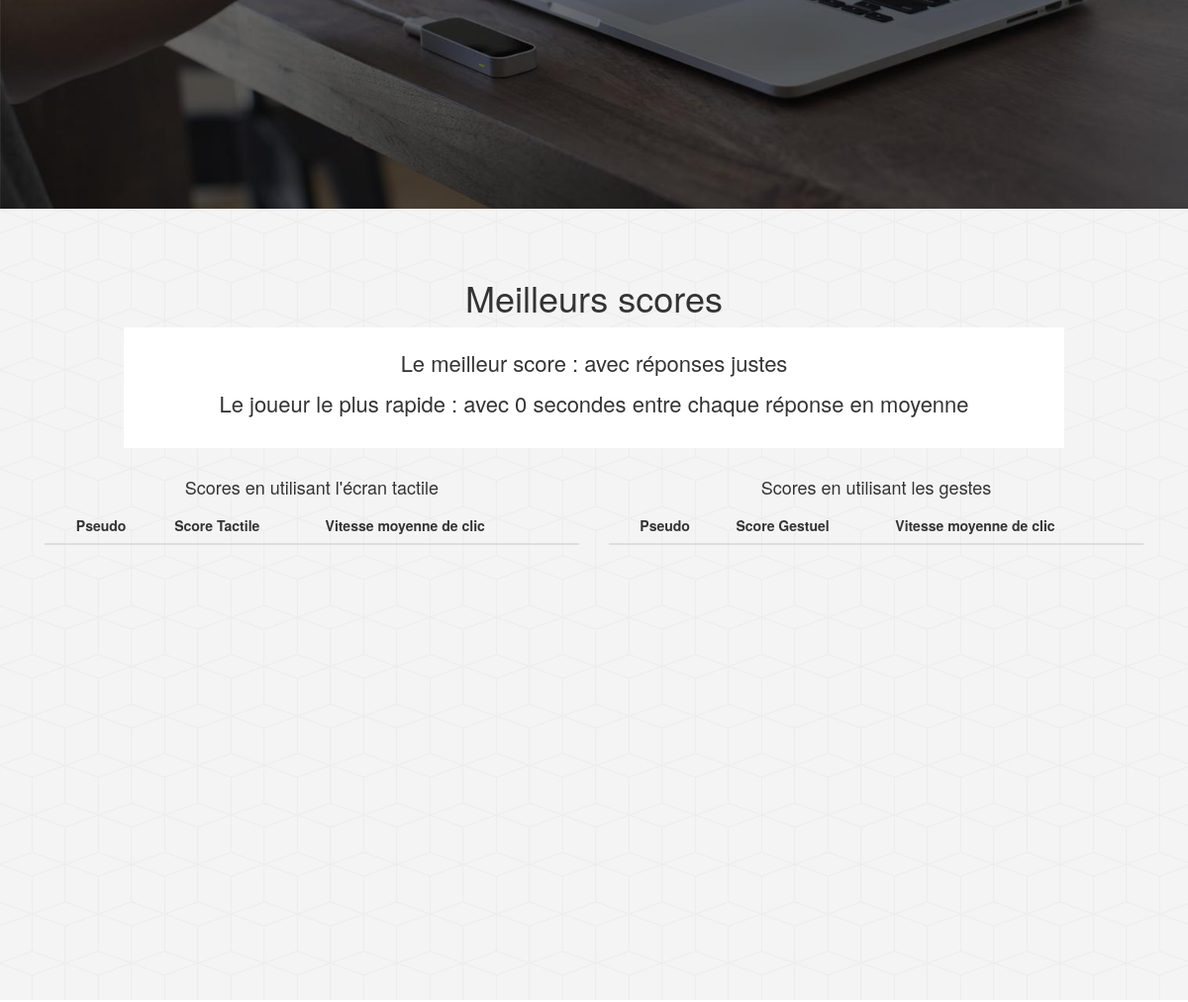
Before: / (middle part) with the older database file.
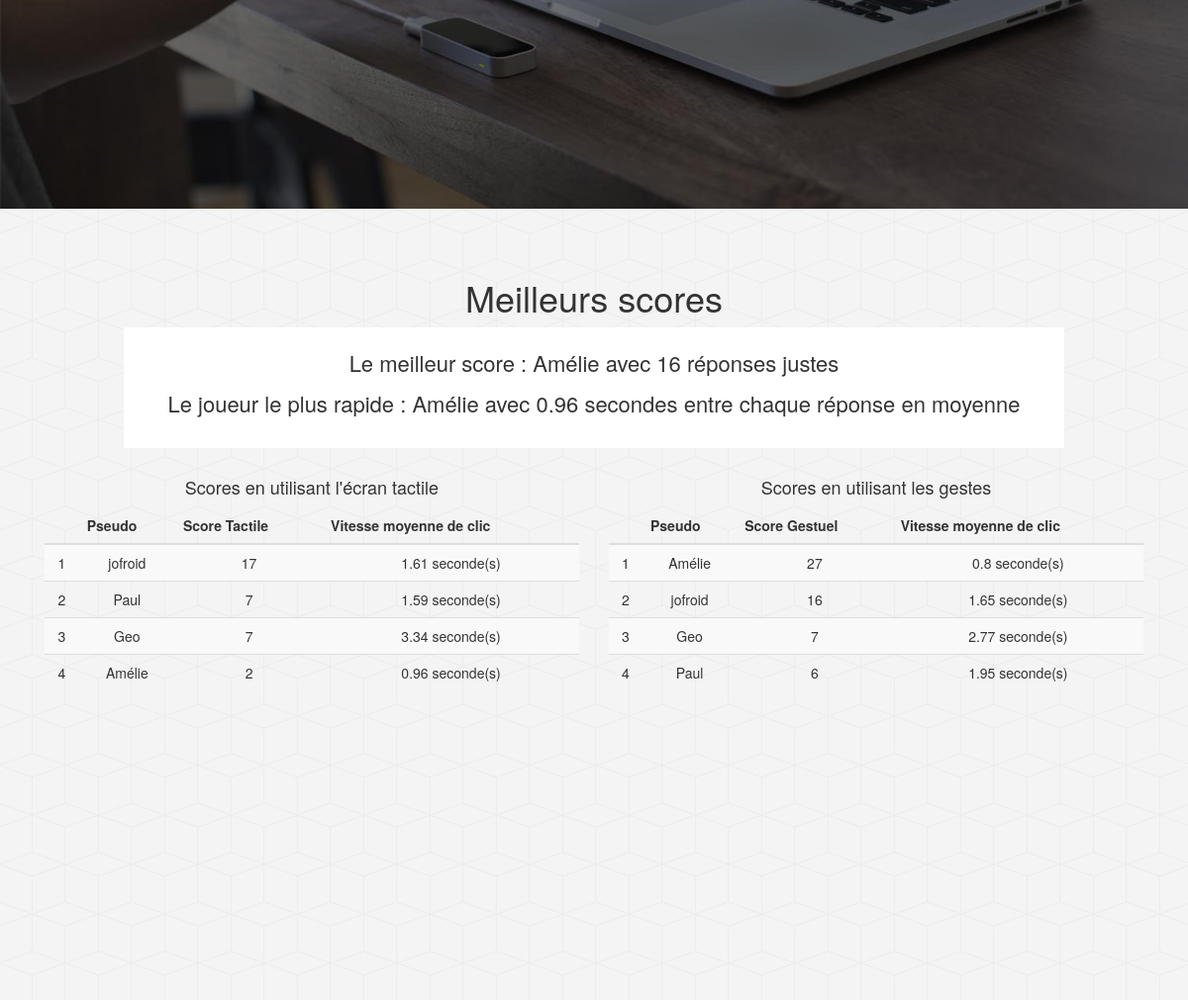
After: the same page with the newer database file.
### tables this page shows
CREATE TABLE player (pseudo char(20) PRIMARY KEY, hand CHAR(5));

### db/functions_db.php (called while the page is built, shortened)
<?php
function get_best_score_tactile ($bdd) {
	$req = $bdd->prepare("
			SELECT *
			FROM
			(SELECT p.pseudo, sum(it.score) as score_tactile, avg(delay_answer) as delay, g.id_game
			FROM iteration it, game g, player p
			WHERE g.id_game = it.id_game and g.pseudo_player = p.pseudo and it.mode = 0
			GROUP BY  g.id_game
			ORDER BY score_tactile ASC)
			GROUP BY pseudo
			ORDER BY score_tactile DESC
			LIMIT 10;");
		$req->execute();
		$result = $req->fetchAll();
		return $result;
}
function get_best_score_gestural ($bdd) {
	$req = $bdd->prepare("
			SELECT *
			FROM
			(SELECT p.pseudo, sum(it.score) as score_gestural, avg(delay_answer) as delay, g.id_game
			FROM iteration it, game g, player p
			WHERE g.id_game = it.id_game and g.pseudo_player = p.pseudo and it.mode = 1
			GROUP BY  g.id_game
			ORDER BY score_gestural ASC)
			GROUP BY pseudo
			ORDER BY score_gestural DESC
			LIMIT 10;");
		$req->execute();
		$result = $req->fetchAll();
		return $result;
}
function get_best_player ($bdd) {
	$req = $bdd->prepare("SELECT *
							FROM
							(SELECT p.pseudo, sum(it.score) as score, avg(delay_answer) as delay, g.id_game
							FROM iteration it, game g, player p
							WHERE g.id_game = it.id_game and g.pseudo_player = p.pseudo
							GROUP BY  g.id_game, it.mode
							ORDER BY score ASC)
							GROUP BY pseudo
							ORDER BY score DESC
							LIMIT 1;");
	$req->execute();
	$result = $req->fetch();
	return($result);
}
function get_fastest_player ($bdd) {
	$req = $bdd->prepare("SELECT *
					FROM
					(SELECT p.pseudo, sum(it.score) as score, avg(delay_answer) as delay, g.id_game
					FROM iteration it, game g, player p
					WHERE g.id_game = it.id_game and g.pseudo_player = p.pseudo
					GROUP BY  g.id_game, it.mode
					ORDER BY delay DESC)
					GROUP BY pseudo
					LIMIT 1;");
	$req->execute();
	$result = $req->fetch();
	return($result);
}
?>

### index.php (the view, shortened to what this page needs)
<!DOCTYPE html>
<html lang="en">
<?php
	include_once("head.php");
?>
<body id="page-top" data-spy="scroll" data-target=".navbar-fixed-top">
    <section id="about" class="intro-section">
    </section>
	<?php
		include_once("db/functions_db.php");
		include_once "db/create_database.php";
	?>
    <section id="scores" class="score-section">
        <div class="container">
            <div class="row">
                <div class="col-lg-12">
                    <h1>Meilleurs scores</h1>
						<?php
								$best_score_tactile = get_best_score_tactile($bdd);
								$best_score_gestural = get_best_score_gestural($bdd);
								$fastest = get_fastest_player($bdd);
								$best = get_best_player($bdd);
							?>
                <div class="col-lg-10 col-lg-offset-1 best">
				<p class="fun">Le meilleur score : <name class="named"><?php echo $fastest['pseudo'].'</name> avec '.$best['score'].' réponses justes'?></p>
				<p class="fun">Le joueur le plus rapide : <name><?php echo $fastest['pseudo'].' avec '.(round($fastest['delay']*0.001,2)).'</name> secondes entre chaque réponse en moyenne'?></p>
				</div>
                <div class="col-lg-6 col-md-6">
                <h4>Scores en utilisant l'écran tactile</h4>
						<table class="table table-striped">
						<thead>
							<tr>
							<th></th>
							<th>Pseudo</th>
							<th>Score Tactile</th>
							<th>Vitesse moyenne de clic</th>
							</tr>
						</thead>
						<tbody id="score_table">
						<?php
						$cpt=1;
								foreach ($best_score_tactile as $score) {
									echo '<tr><td>'.$cpt.'</td><td>'.$score[0].'</td><td>'.$score[1].'</td><td>'.(round($score[2]*0.001,2)).' seconde(s)</td></tr>';
									$cpt++;
								}
							?>
						</tbody>
						</table>
                </div>
                <div class="col-lg-6 col-md-6">
                <h4>Scores en utilisant les gestes</h4>
						<table class="table table-striped">
						<thead>
							<tr>
							<th></th>
							<th>Pseudo</th>
							<th>Score Gestuel</th>
							<th>Vitesse moyenne de clic</th>
							</tr>
						</thead>
						<tbody id="score_table">
							<?php
							$cpt=1;
								foreach ($best_score_gestural as $score) {
									echo '<tr><td>'.$cpt.'</td><td>'.$score[0].'</td><td>'.$score[1].'</td><td>'.(round($score[2]*0.001,2)).' seconde(s)</td></tr>';
									$cpt++;
								}
							?>
						</tbody>
						</table>
                </div>
                </div>
            </div>
        </div>
    </section>
</body>
</html>

### head.php (shortened to what this page needs)
<head>
    <link href="./css/bootstrap.min.css" rel="stylesheet">
    <link  rel="stylesheet" href="./css/scrolling-nav.css">
	<link rel="stylesheet" href="./css/flipclock.css">
</head>

### css/scrolling-nav.css (style rules this page uses)
body { width: 100%; height: 100%; }
html { width: 100%; height: 100%; }
.intro-section { min-height: 100%; padding-top: 150px; text-align: center; background: #fff; background-image: url('../img/demo_leap3.jpg'); background-size: cover; color: white; }
.score-section { min-height: 100%; padding-top: 50px; text-align: center; background: #eee; background-image: url("../img/cubes.png"); }
.score-section .best { background-color: white; padding: 20px; border-color: blue; border-width: 10px; margin-bottom: 20px; }
body { height: 100%; text-align: center; background-color: #e7e7e7; }
.fun { font-size: 22px; }

Changed rows visible on the page:
added player: pseudo "Amélie", score "2", score "0.96", score "27", score "0.8"
added player: pseudo "jofroid", score "17", score "1.61", score "16", score "1.65"
added player: pseudo "Paul", score "7", score "1.59", score "6", score "1.95"
added player: pseudo "Geo", score "7", score "3.34", score "2.77"
Other visible differences:
$best['score']: (not shown) → "16"
$fastest['delay']*0.001: "0" → "0.96"
